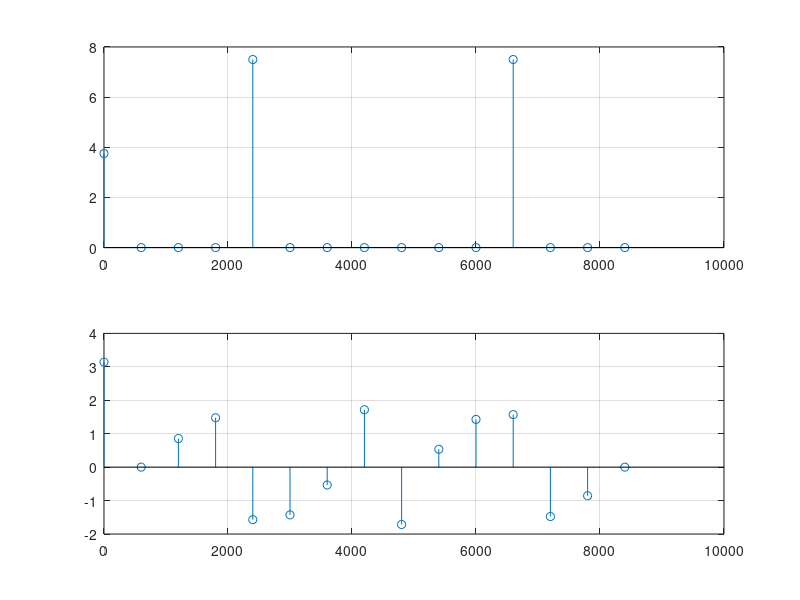

MATLAB code for this plot:
clc; clear; close all;

f0=2400;    fs=9000;    N=15;
dt=1/fs;    td=dt*(N-1);
n=0:N-1;
ts=n/fs;

sp=-0.25+sin(2*pi*f0*ts);

Ex=0;
for k=1:N
    Ex=Ex+abs(sp(k))^2;
end

S=fft(sp);

EX=0;
for k=1:N
    EX=EX+(1/N)*(abs(S(k))^2);
end

a=Ex
b=EX

err=a-b

n=0:N-1;
f=fs/N*(0:N-1);

figure(1)
    subplot(2,1,1)
    stem(f, abs(S)); grid on; hold on;

    subplot(2,1,2)
    stem(f, angle(S)); grid on; hold on;
